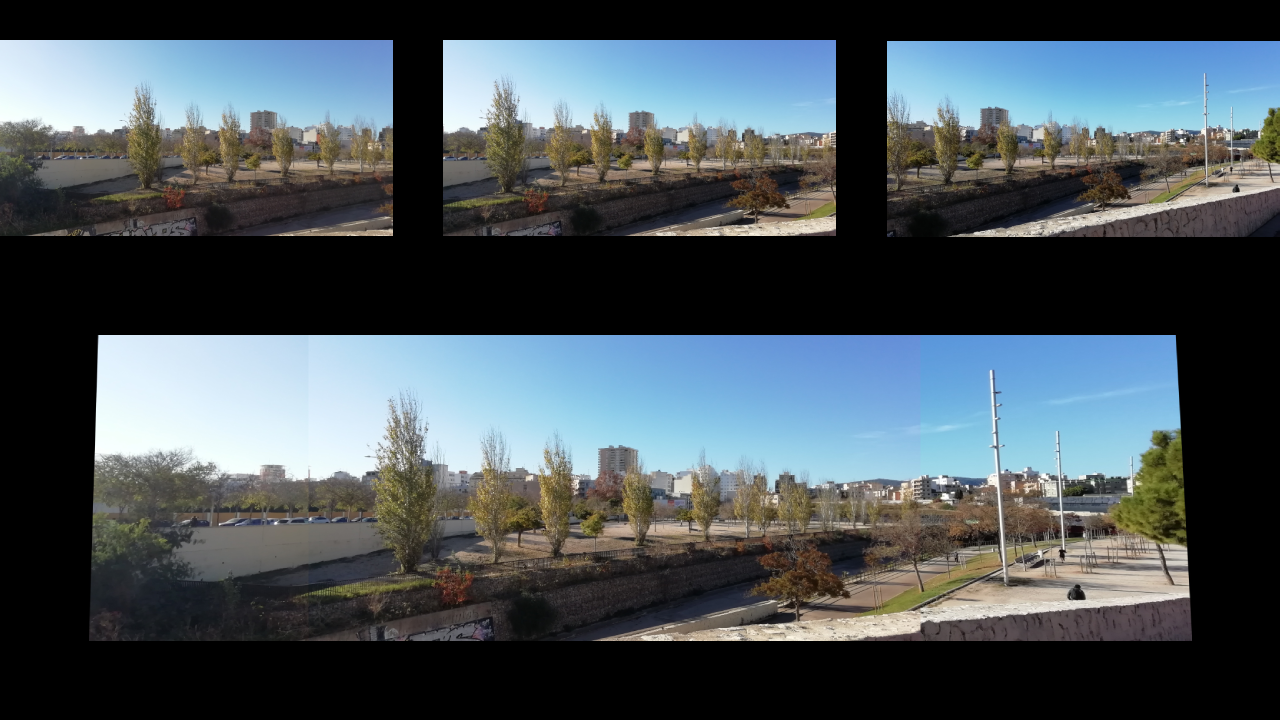
#> input picture imgs/panoramic_park.png, 1280 x 720 px
$ python -i panoramic.py   (imports and definitions only)
#> lines starting #> are read from the running program, lines starting #| are printed output that depends on the picture
# Project: Panoramic View
# Author: Guillem Bibiloni Femenias

import numpy as np
import cv2
import math
import sys

from numpy import ndarray
from typing import List

"""
Function   : computePairPanoramic
Description: Given a two sequential images it joins them together (image stitching).
Parameters :
            Mandatory
              - img1: Left image. Type: ndarray.
              - img2: Right image. Type: ndarray.

            Optional
              - match_max_width_1: Bound limit in which matches are searched in the left image. To prevent
                                   computing homography matrix with matches that do not correspond to sequential
                                   images. Type: int.

              - match_max_width_2: Bound limit in which matches are searched in the right image. To prevent
                                   computing homography matrix with matches that do not correspond to sequential
                                   images. Type: int.

              - scale_factor: Factor in which the images are resized in order to compute the operations (SIFT,
                              BFmatcher, Homography finding...) that build the panoramic image. Range between
                              (0,1], if None the scale_factor is set authomatically. Type: Float.

              - p_best_matches: Percentage of matches that will be used in finding the homography matrices.
                                Range (0,1], if 1 all the matches will be used. Type: Float.

              - cut_black_part: Indicates wether if the leftover black parts of the image, when warp perspective
                                is applied, are removed or not. Type: Boolean.

              - ransac_reproj_threshold: it is a hyperparameter for finding the homography matrix using the RANSAC method.
                                         A lower value restricts more the algorithm considering only very close matches as
                                         not outliers, and a higher value makes the algorithm more permissive (recommended
                                         with scenes with larger variations between points and more noise). Type: float.

Return     : The result (joined) stitched image. Type: ndarray.
"""
def computePairPanoramic(   img1: ndarray,
                            img2: ndarray,
                            match_max_width_1=(sys.maxsize - 1),
                            match_max_width_2=(sys.maxsize - 1),
                            scale_factor=None,
                            p_best_matches=1,
                            cut_black_part=True,
                            ransac_reproj_threshold=50.0) -> ndarray:


    # Convert to grayscale (only if they are colored images)
    if len(img1.shape) == 3:
        gray1 = cv2.cvtColor(img1, cv2.COLOR_BGR2GRAY)
    else:
        gray1 = img1

    if len(img2.shape) == 3:
        gray2 = cv2.cvtColor(img2, cv2.COLOR_BGR2GRAY)
    else:
        gray2 = img2


    # Resize images
    scale_factor_1 = scale_factor
    scale_factor_2 = scale_factor
    # If scale_factor is None the biggest dimension is set to
    # 1000 and the other resized to mantain aspect ratio.
    if scale_factor is None:
        MAX_SIZE = 1000
        if np.max(gray1.shape) > MAX_SIZE:
            scale_factor_1 = MAX_SIZE / np.max(gray1.shape)
        else:
            scale_factor_1 = 1

        if np.max(gray2.shape) > MAX_SIZE:
            scale_factor_2 = MAX_SIZE / np.max(gray2.shape)
        else:
            scale_factor_2 = 1


    gray1 = cv2.resize(gray1, None, fx=scale_factor_1, fy=scale_factor_1)
    gray2 = cv2.resize(gray2, None, fx=scale_factor_2, fy=scale_factor_2)


    # Keypoint region selection,
    # we only need to search within the region corresponding to the last image added on each side
    mask1 = np.zeros_like(gray1)
    mask1[:,-math.floor(match_max_width_1 * scale_factor_1):] = 255

    mask2 = np.zeros_like(gray2)
    mask2[:,:math.floor(match_max_width_2 * scale_factor_2)] = 255


    #Create the SIFT object
    sift = cv2.SIFT_create()

    # Detect the keypoints and descriptors
    kp1, des1 = sift.detectAndCompute(gray1, mask1)
    kp2, des2 = sift.detectAndCompute(gray2, mask2)

    # Compute the matches (by brute force)
    bf = cv2.BFMatcher(cv2.NORM_L2, crossCheck=True)
    matches = bf.match(des1, des2)


    good_matches = matches
    # Get the best matches if needed
    if p_best_matches != 1:
        good_matches = sorted(good_matches, key=lambda x: x.distance)
        n_best_matches = math.floor(len(good_matches) * p_best_matches)
        good_matches = good_matches[:n_best_matches]

    # Prepare the source and destination matching points
    src_pts = np.float32([kp1[m.queryIdx].pt for m in good_matches]).reshape(-1, 1, 2)
    dst_pts = np.float32([kp2[m.trainIdx].pt for m in good_matches]).reshape(-1, 1, 2)

    # Return the points to its original size
    src_pts = src_pts / scale_factor_1
    dst_pts = dst_pts / scale_factor_2

    # Calculate homography matrix
    homography, _ = cv2.findHomography(dst_pts, src_pts, cv2.RANSAC, ransac_reproj_threshold)

    # Using the homography matrix transform the second image (warping its perspective)
    result = cv2.warpPerspective(img2, homography, (img1.shape[1] + img2.shape[1], img1.shape[0]))

    # Copy the first image into the result image.
    result[0:img1.shape[0], 0:img1.shape[1]] = img1


    # Cut the left black part if needed
    if cut_black_part:
        if len(result.shape) == 3:
            gray_r = cv2.cvtColor(result, cv2.COLOR_BGR2GRAY)
        else:
            gray_r = result
        non_black_coords = cv2.findNonZero(gray_r)
        last_pixel_pos = np.max(non_black_coords[:, 0, 0])
        return result[:,:last_pixel_pos],img1.shape[1]
    else:
        return result,img1.shape[1]


"""
Function   : computePanoramicView
Description: Given a list of sequential images it constructs a panoramic view joining them together. It uses
             computerPairPanoramic function.
Parameters :
            Mandatory
              - img_list: A list of images (of type ndarray) that are sequential, from left to right. Being [0]
                          pos the leftmost image and [len - 1] pos the rightmost image. Type: List.

            Optional
              - scale_factor: Factor in which the images are resized in order to compute the operations (SIFT,
                              BFmatcher, Homography finding...) that build the panoramic image. Range between
                              (0,1], if None the scale_factor is set authomatically. Type: Float.

              - p_best_matches: Percentage of matches that will be used in finding the homography matrices.
                                Range (0,1], if 1 all the matches will be used. Type: Float.

              - cut_black_part: Indicates wether if the leftover black parts of the image, when warp perspective
                                is applied, are removed or not. Type: Boolean.

              - ransac_reproj_threshold: it is a hyperparameter for finding the homography matrix using the RANSAC method.
                                         A lower value restricts more the algorithm considering only very close matches as
                                         not outliers, and a higher value makes the algorithm more permissive (recommended
                                         with scenes with larger variations between points and more noise). Type: float.

Return     : The result panoramic image. Type: ndarray.
"""
def computePanoramicView(   img_list: List,
                            scale_factor=None,
                            p_best_matches=1,
                            cut_black_part=True,
                            ransac_reproj_threshold=50.0) -> ndarray:

    # Process left part
    result_left = img_list[0]
    match_max_width_left = sys.maxsize - 1
    for i in range(1,len(img_list) // 2 + 1):
        # Flip input images
        mirr_img_i = cv2.flip(img_list[i],1)
        result_left = cv2.flip(result_left,1)
        result_left,match_max_width_left = computePairPanoramic(mirr_img_i,
                                              result_left,
                                              match_max_width_2=match_max_width_left,
                                              scale_factor=scale_factor,
                                              p_best_matches=p_best_matches,
                                              cut_black_part=cut_black_part,
                                              ransac_reproj_threshold=ransac_reproj_threshold)
        # Flip result
        result_left = cv2.flip(result_left,1)


    # Process right
    result_right = img_list[-1]
    match_max_width_right = sys.maxsize - 1
    for i in range(len(img_list) - 2,len(img_list) // 2,-1):
        result_right,match_max_width_right = computePairPanoramic(img_list[i],
                                          result_right,
                                          match_max_width_2=match_max_width_right,
                                          scale_factor=scale_factor,
                                          p_best_matches=p_best_matches,
                                          cut_black_part=cut_black_part,
                                          ransac_reproj_threshold=ransac_reproj_threshold)

    # Join two parts
    result,_ = computePairPanoramic(result_left,
                                    result_right,
                                    match_max_width_1=match_max_width_left,
                                    match_max_width_2=match_max_width_right,
                                    scale_factor=scale_factor,
                                    p_best_matches=p_best_matches,
                                    cut_black_part=cut_black_part,
                                    ransac_reproj_threshold=ransac_reproj_threshold)
    return result

>>> import cv2
>>> picture = cv2.imread('../imgs/panoramic_park.png', cv2.IMREAD_GRAYSCALE)
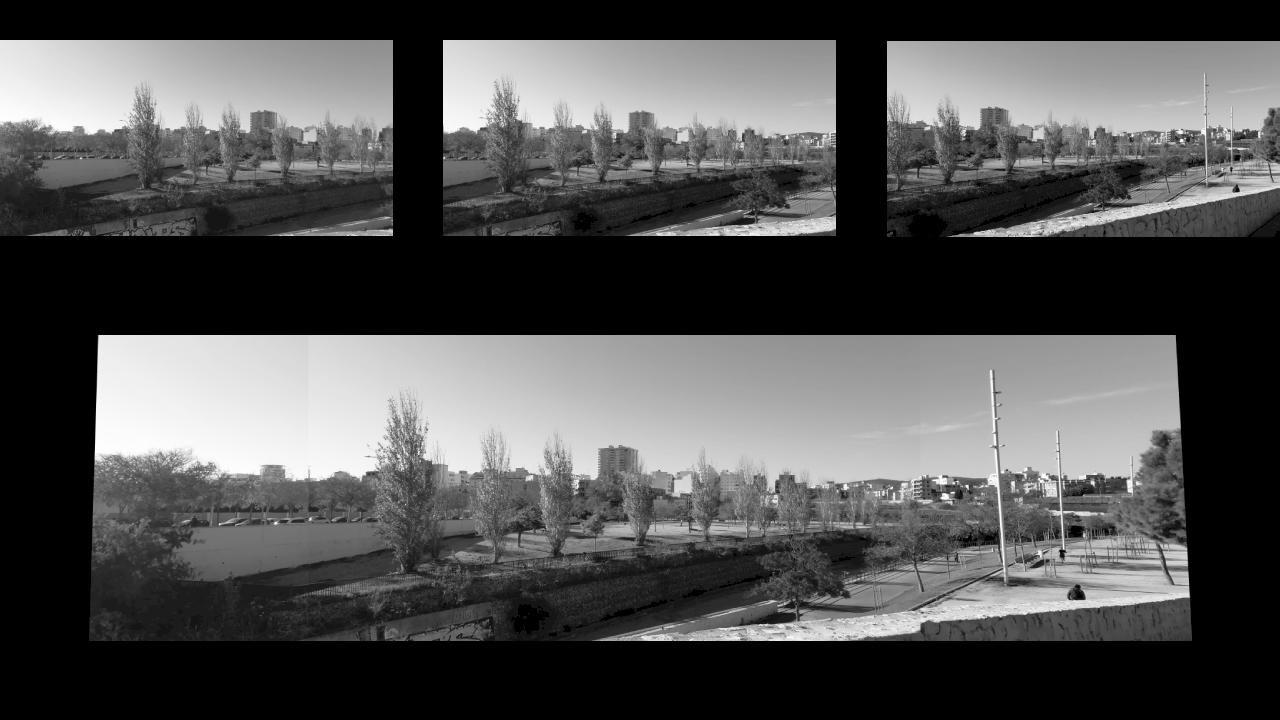
#> picture: shape (720, 1280); min 0, max 255, mean 81.2
>>> result = computePanoramicView(picture)
#> in computePanoramicView, `result_left = img_list[0]`: result_left = 1280 values from 0 to 0
#> the loop in computePanoramicView, `for i in range(1,len(img_list) // 2 + 1):` made 1 pass
#> MAX_SIZE in computePairPanoramic on pass 1: 1000
#> (the run stopped early here; a loop or call above may not have finished)
